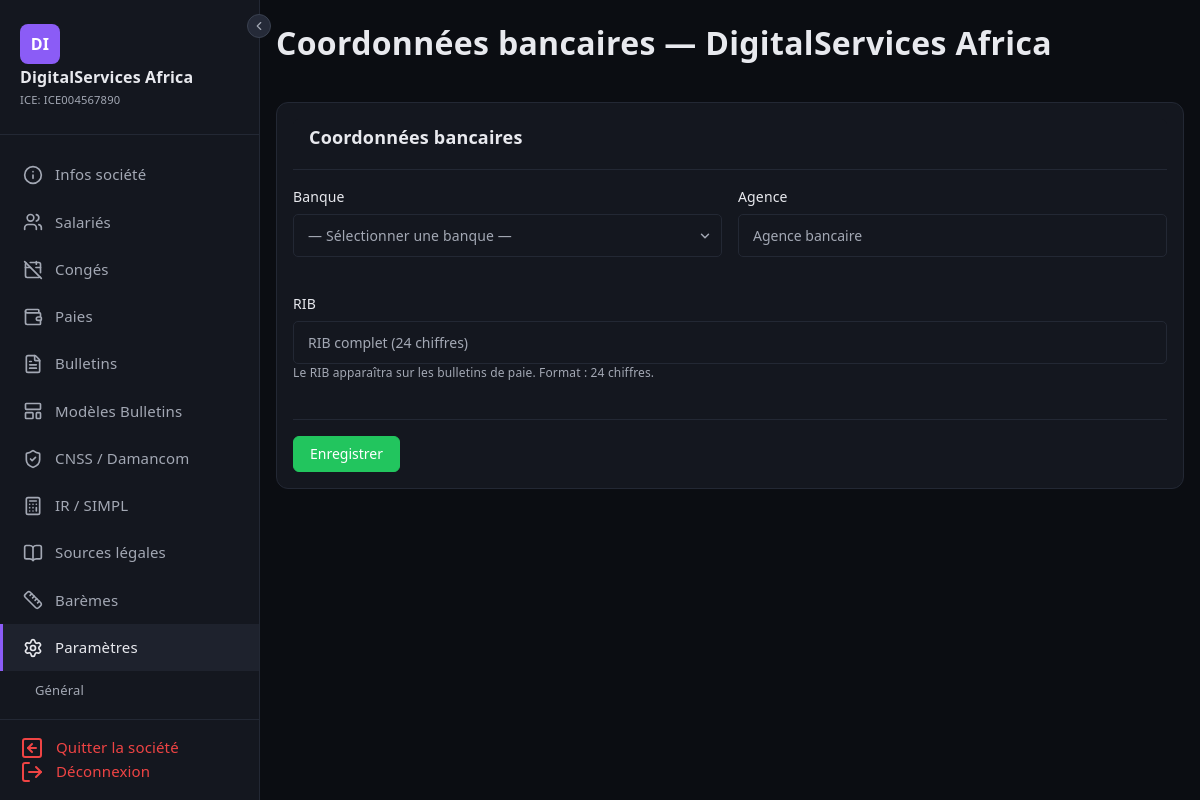
Page /societes/4/parametres (signed in) on the committed database.
### tables this page shows
CREATE TABLE IF NOT EXISTS societes (
    id                  INT UNSIGNED AUTO_INCREMENT PRIMARY KEY,
    user_id             INT UNSIGNED        NOT NULL,
    raison_sociale      VARCHAR(200)        NOT NULL,
    forme_juridique     VARCHAR(20)         NOT NULL,
    ice                 VARCHAR(20)         NOT NULL,
    if_fiscal           VARCHAR(20)         NOT NULL,
    rc                  VARCHAR(20)         NOT NULL,
    tp                  VARCHAR(20)         NOT NULL,
    cnss                VARCHAR(20)         NOT NULL,
    adresse             TEXT,
    ville               VARCHAR(100),
    telephone           VARCHAR(20),
    email               VARCHAR(180),
    site_web            VARCHAR(255),
    banque              VARCHAR(100),
    agence              VARCHAR(100),
    rib                 VARCHAR(255),
    modele_bulletin_id  INT UNSIGNED,
    logo                VARCHAR(255),
    damancom_login      VARCHAR(100),
    damancom_password   VARCHAR(255),
    simpl_login         VARCHAR(100),
    simpl_password      VARCHAR(255),
    cimr_login          VARCHAR(100),
    cimr_password       VARCHAR(255),
    actif               TINYINT(1)          NOT NULL DEFAULT 1,
    created_at          DATETIME            NOT NULL DEFAULT CURRENT_TIMESTAMP,
    updated_at          DATETIME            NOT NULL DEFAULT CURRENT_TIMESTAMP ON UPDATE CURRENT_TIMESTAMP,
    FOREIGN KEY (user_id) REFERENCES users(id) ON DELETE CASCADE
);

### views/layout.php (the view, shortened to what the rows shown need)
<!DOCTYPE html>
<html lang="fr">
<head>
    <link rel="stylesheet" href="https://cdn.jsdelivr.net/npm/bootstrap@5.3.3/dist/css/bootstrap.min.css">
    <link rel="stylesheet" href="/paie-me/assets/css/style.css?v=<?= filemtime(__DIR__ . '/../assets/css/style.css') ?>">
</head>
<body>
<?php if (isset($_SESSION['user_id'])):
    $ctx = $_SESSION['societe_context'] ?? null;
?>
<aside class="sidebar">
    <button type="button" id="sidebarCollapseBtn" class="sidebar-collapse-btn" title="Replier le menu" aria-label="Replier le menu">
        <svg width="14" height="14" viewBox="0 0 24 24" fill="none" stroke="currentColor" stroke-width="2" stroke-linecap="round" stroke-linejoin="round"><polyline points="15 18 9 12 15 6"/></svg>
    </button>
    <div class="sidebar-brand">
        <?php if ($ctx): ?>
            <div style="width:40px;height:40px;background:var(--accent);border-radius:8px;display:flex;align-items:center;justify-content:center;font-size:16px;font-weight:700;color:#fff;margin-bottom:4px;">
                <?= strtoupper(mb_substr($ctx['raison_sociale'], 0, 2)) ?>
            </div>
            <h2 style="font-size:1rem;margin:0;"><?= htmlspecialchars($ctx['raison_sociale']) ?></h2>
            <small style="font-size:0.7rem;">ICE: <?= htmlspecialchars($ctx['ice']) ?></small>
        <?php else: ?>
            <h2>Paie Me</h2>
            <small>Gestion de paie</small>
        <?php endif; ?>
    </div>
    <ul class="sidebar-nav">
        <?php if ($ctx): ?>
        <li>
            <a href="/paie-me/societes/<?= $ctx['id'] ?>" class="<?= (parse_url($_SERVER['REQUEST_URI'], PHP_URL_PATH) === '/paie-me/societes/'.$ctx['id']) ? 'active' : '' ?>">
                <span class="icon" data-lucide="info"></span>
                <span>Infos société</span>
            </a>
        </li>
        <li>
            <a href="/paie-me/societes/<?= $ctx['id'] ?>/salaries" class="<?= str_contains($_SERVER['REQUEST_URI'], '/salaries') && !str_contains($_SERVER['REQUEST_URI'], 'create') && !str_contains($_SERVER['REQUEST_URI'], 'edit') ? 'active' : '' ?>">
                <span class="icon" data-lucide="users"></span>
                <span>Salariés</span>
            </a>
        </li>
        <li>
            <a href="/paie-me/societes/<?= $ctx['id'] ?>/conges" class="<?= str_contains($_SERVER['REQUEST_URI'], '/conges') ? 'active' : '' ?>">
                <span class="icon" data-lucide="calendar-off"></span>
                <span>Congés</span>
            </a>
        </li>
        <li>
            <a href="/paie-me/societes/<?= $ctx['id'] ?>/paies" class="<?= str_contains($_SERVER['REQUEST_URI'], '/paies') && !str_contains($_SERVER['REQUEST_URI'], 'create') && !str_contains($_SERVER['REQUEST_URI'], 'edit') ? 'active' : '' ?>">
                <span class="icon" data-lucide="wallet"></span>
                <span>Paies</span>
            </a>
        </li>
        <li>
            <a href="/paie-me/societes/<?= $ctx['id'] ?>/bulletins" class="<?= str_contains($_SERVER['REQUEST_URI'], '/bulletins') && !str_contains($_SERVER['REQUEST_URI'], 'show') && !str_contains($_SERVER['REQUEST_URI'], 'pdf') ? 'active' : '' ?>">
                <span class="icon" data-lucide="file-text"></span>
                <span>Bulletins</span>
            </a>
        </li>
        <li>
            <a href="/paie-me/societes/<?= $ctx['id'] ?>/modeles-bulletins" class="<?= str_contains($_SERVER['REQUEST_URI'], '/modeles-bulletins') ? 'active' : '' ?>">
                <span class="icon" data-lucide="layout-template"></span>
                <span>Modèles Bulletins</span>
            </a>
        </li>
        <li>
            <a href="/paie-me/societes/<?= $ctx['id'] ?>/cnss" class="<?= str_contains($_SERVER['REQUEST_URI'], '/cnss') ? 'active' : '' ?>">
                <span class="icon" data-lucide="shield-check"></span>
                <span>CNSS / Damancom</span>
            </a>
        </li>
        <li>
            <a href="/paie-me/societes/<?= $ctx['id'] ?>/ir" class="<?= str_contains($_SERVER['REQUEST_URI'], '/ir') && !str_contains($_SERVER['REQUEST_URI'], '/export') ? 'active' : '' ?>">
                <span class="icon" data-lucide="calculator"></span>
                <span>IR / SIMPL</span>
            </a>
        </li>
        <li>
            <a href="/paie-me/societes/<?= $ctx['id'] ?>/sources-legales" class="<?= str_contains($_SERVER['REQUEST_URI'], '/sources-legales') ? 'active' : '' ?>">
                <span class="icon" data-lucide="book-open"></span>
                <span>Sources légales</span>
            </a>
        </li>
        <li>
            <a href="/paie-me/societes/<?= $ctx['id'] ?>/baremes" class="<?= str_contains($_SERVER['REQUEST_URI'], '/baremes') ? 'active' : '' ?>" style="<?= str_contains($_SERVER['REQUEST_URI'], '/baremes') ? 'border-left:3px solid var(--accent);' : '' ?>">
                <span class="icon" data-lucide="ruler"></span>
                <span>Barèmes</span>
            </a>
        </li>
        <li>
            <a href="/paie-me/societes/<?= $ctx['id'] ?>/parametres" class="<?= str_contains($_SERVER['REQUEST_URI'], '/parametres') ? 'active' : '' ?>" style="<?= str_contains($_SERVER['REQUEST_URI'], '/parametres') ? 'border-left:3px solid var(--accent);' : '' ?>">
                <span class="icon" data-lucide="settings"></span>
                <span>Paramètres</span>
            </a>
            <?php if (str_contains($_SERVER['REQUEST_URI'], '/parametres')): ?>
            <ul style="list-style:none; padding:0; margin:0.25rem 0 0 1.5rem; font-size:0.8125rem;">
                <?php $baseP = '/paie-me/societes/' . $ctx['id'] . '/parametres/'; $uri = parse_url($_SERVER['REQUEST_URI'], PHP_URL_PATH); $tab = basename($uri); if ($tab === 'parametres') $tab = 'banque'; ?>
                <li><a href="<?= $baseP ?>general" style="display:block; padding:0.3rem 0.5rem; color:<?= str_contains($uri, '/parametres/general')?'var(--accent)':'var(--text-muted)'?>; text-decoration:none; border-radius:4px;">Général</a></li>
            </ul>
            <?php endif; ?>
        </li>
        <?php endif; ?>
    </ul>
    <div class="sidebar-footer">
        <?php if ($ctx): ?>
        <a href="/paie-me/societes/clear-context">
            <span class="icon" data-lucide="arrow-left-square"></span>
            <span>Quitter la société</span>
        </a>
        <?php endif; ?>
        <a href="/paie-me/logout">
            <span class="icon" data-lucide="log-out"></span>
            <span>Déconnexion</span>
        </a>
    </div>
</aside>
<?php endif; ?>
<main class="<?= isset($_SESSION['user_id']) ? 'main-content' : '' ?>">
    <?php if (isset($_SESSION['user_id'])): ?>
    <div class="topbar">
        <h1>
            <?= $title ?? 'Paie Me' ?>
        </h1>
    </div>
    <?php endif; ?>
    <?= $content ?? '' ?>
</main>
</body>
</html>

### views/societes/parametres/banque.php (shortened to what the rows shown need)
<form method="post" action="<?= $baseUrl ?>/banque">
<div class="card">
    <div class="card-header"><h3>Coordonnées bancaires</h3></div>
    <div style="display:grid; grid-template-columns:1fr 1fr; gap:1rem;">
        <div class="form-group">
            <label>Banque</label>
        </div>
        <div class="form-group">
            <label>Agence</label>
            <input type="text" name="agence" value="<?= htmlspecialchars($societe['agence'] ?? '') ?>" class="form-control" placeholder="Agence bancaire">
        </div>
        <div class="form-group" style="grid-column:1/-1;">
            <label>RIB</label>
            <input type="text" name="rib" value="<?= htmlspecialchars($societe['rib'] ?? '') ?>" class="form-control" placeholder="RIB complet (24 chiffres)" maxlength="24" pattern="[0-9]{24}" title="Le RIB marocain fait 24 chiffres">
            <small style="color:var(--text-muted); font-size:0.75rem;">Le RIB apparaîtra sur les bulletins de paie. Format : 24 chiffres.</small>
        </div>
    </div>
    <div style="margin-top:1rem; padding-top:1rem; border-top:1px solid var(--border);">
        <button type="submit" class="btn btn-success">Enregistrer</button>
    </div>
</div>
</form>

### Core/Router.php (shortened to what the rows shown need)
<?php
class Router
{
    private static array $routes = [];
    public static function get(string $uri, array $action): void
    {
        self::$routes['GET'][] = ['uri' => $uri, 'action' => $action];
    }
    public static function post(string $uri, array $action): void
    {
        self::$routes['POST'][] = ['uri' => $uri, 'action' => $action];
    }
    public static function dispatch(string $method, string $uri): void
    {
        $uri = parse_url($uri, PHP_URL_PATH);
        $uri = preg_replace('#^/paie-me#', '', $uri);
        $uri = trim($uri, '/');
        foreach (self::$routes[$method] ?? [] as $route) {
            $pattern = preg_replace('/\{(\w+)\}/', '(?P<$1>[^/]+)', $route['uri']);
            $pattern = '#^' . trim($pattern, '/') . '$#';
            if (preg_match($pattern, $uri, $matches)) {
                [$controller, $methodName] = $route['action'];
                $params = array_filter($matches, 'is_string', ARRAY_FILTER_USE_KEY);
                $instance = new $controller();
                call_user_func_array([$instance, $methodName], $params);
                return;
            }
        }
    }
}

### rows in the picture
societes: raison_sociale "DI", raison_sociale "DigitalServices Africa", ice "ICE004567890"
